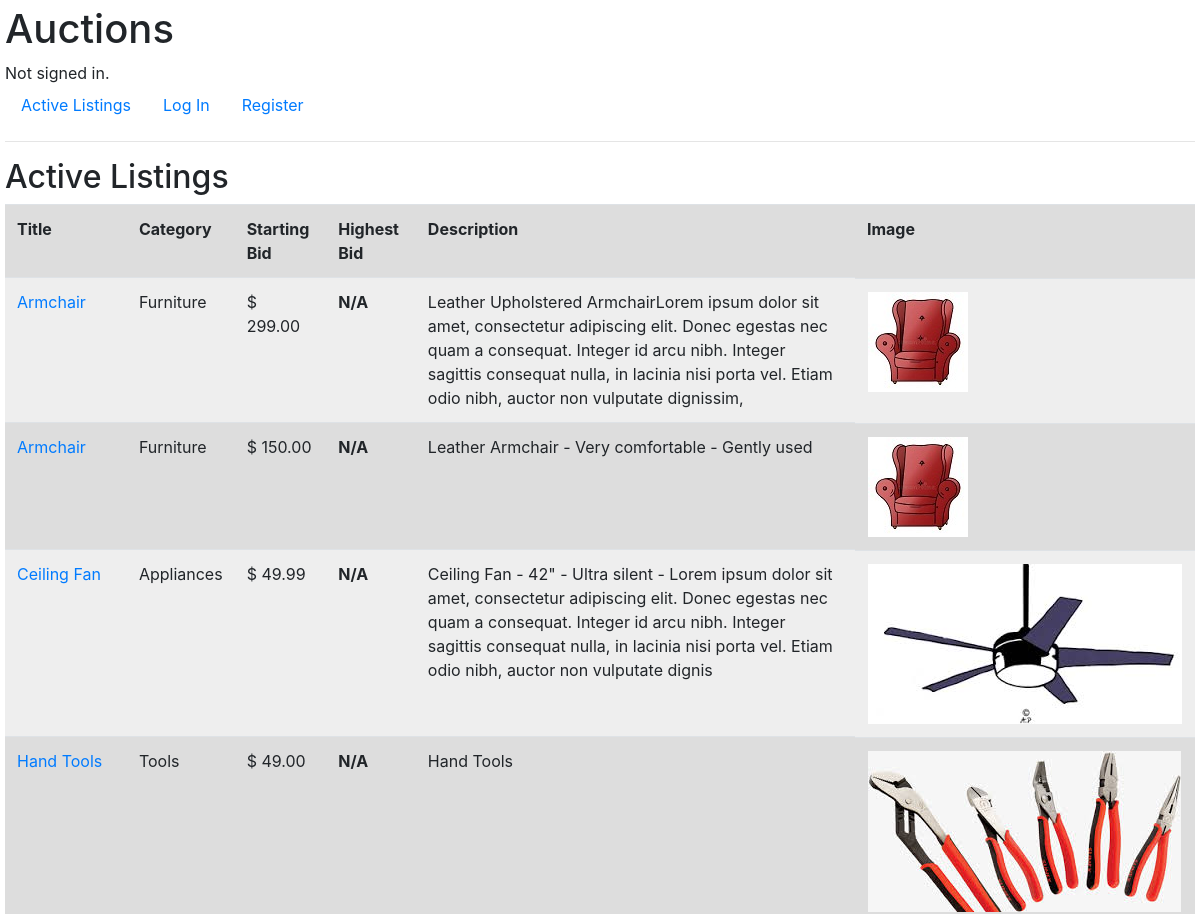
The app's page / (upper part), older data.
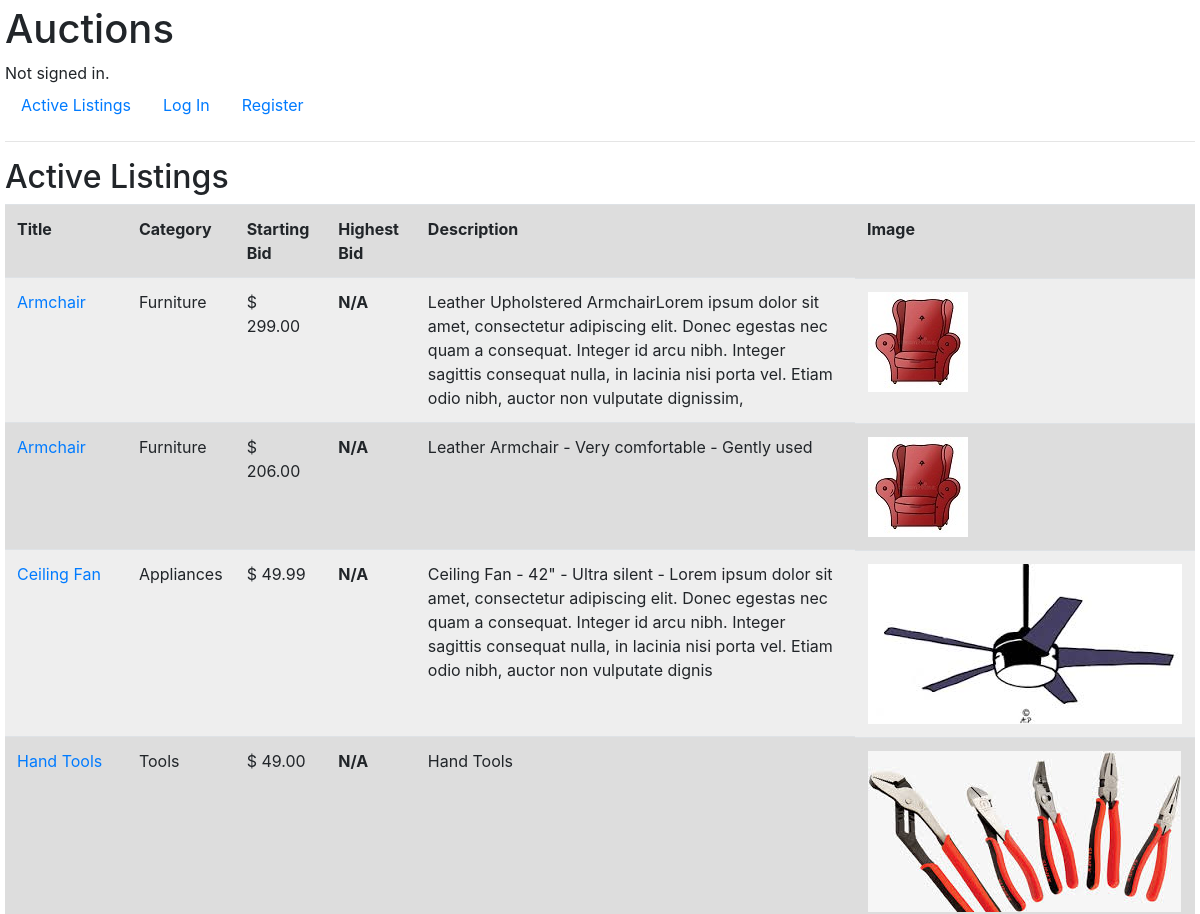
The same page, newer data.
### auctions/models.py (models this page shows, shortened)
class Listing(models.Model):
    title = models.CharField(max_length=32)
    description = models.CharField(max_length=256)
    starting_bid = models.DecimalField(max_digits=7, decimal_places=2)
    category = models.CharField(max_length=32)
    date_listed = models.DateField(auto_now_add=True)
    active = models.BooleanField(default=True)
    user_id = models.ForeignKey(User, on_delete=models.CASCADE, related_name="sellers")
    image = models.URLField(max_length=256, blank=True)
    bid_count = models.IntegerField(default=0)
    max_bid = models.DecimalField(max_digits=7, decimal_places=2, default=0.00)

### auctions/views.py (the view)
class ListingListView(ListView):
    template_name = 'auctions/index.html'
    context_object_name = 'listing_list'
    def get_queryset(self):
        return Listing.objects.filter(active=True)

### auctions/templates/auctions/index.html
{% extends "auctions/layout.html" %}
{% block body %}
    <h2>Active Listings</h2>
    {% if listing_list %}
        <table class="table">
            <tr>
                <th class="span2">Title</th>
                <th class="span2">Category</th>
                <th class="span1">Starting Bid</th>
                <th class=""span1>Highest Bid</th>
                <th class="span5">Description</th>
                <th class="span1">Image</th>
            </tr>
            {% for listing in listing_list %}
                <tr>
                    <td>
                        <a href="{% url 'detail' listing.id %}">{{ listing.title }}</a>
                    </td>
                    <td>{{ listing.category }}</td>
                    <td>$ {{ listing.starting_bid }}</td>
                    <td>
                        {% if listing.max_bid == 0 %}
                            <strong>N/A</strong>
                        {% else %}
                            $ {{ listing.max_bid }}</td>
                        {% endif %}
                    <td class="text-left">{{ listing.description }}</td>
                    <td class="images"><img src="{{ listing.image }}" alt="image"></td>
                </tr>
            {% endfor %}
        </table>
    {% else %}
        <p>No active listings found</p>
    {% endif %}
{% endblock %}

Row changes from the older to the newer data that the page shows:
changed Listing "Leather Armchair - Very comfortable - Gently used": starting_bid "150.00" → "206.00"
